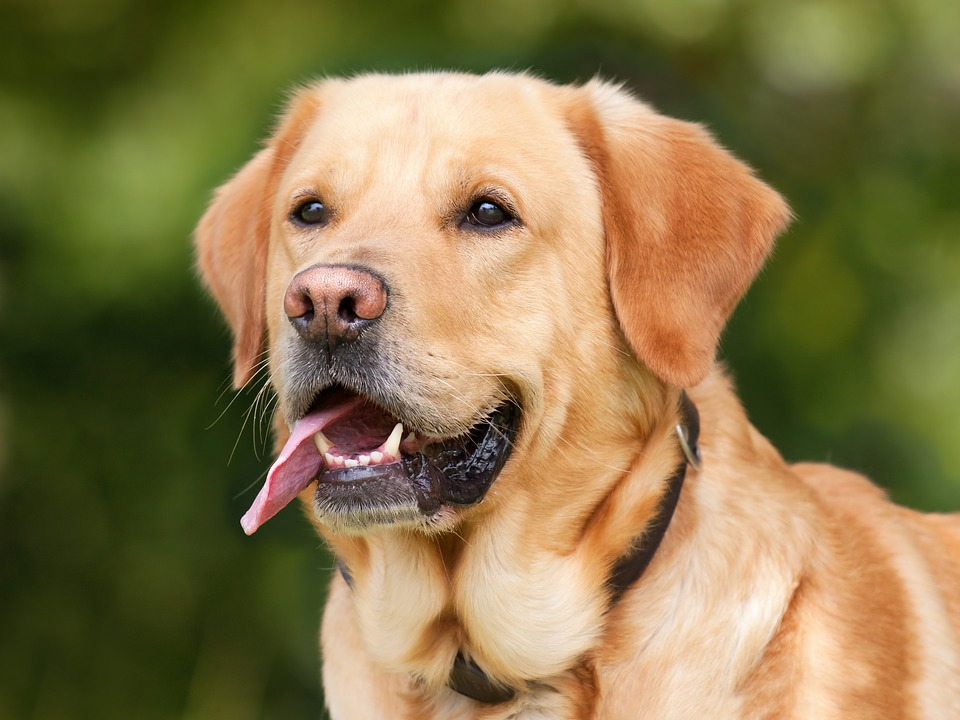
#> input picture Practice/dog.jpg, 960 x 720 px
$ python code7.py
#> lines starting #> are read from the running program, lines starting #| are printed output that depends on the picture; after the words box and inside, x2 and y2 are one past the last pixel; in counts of white or black regions, pixels touching at a corner belong together
# display equal square boxes of random color over written on an image

import cv2
import numpy as np
import random

img = cv2.imread('dog.jpg')
#> img is the input picture: shape (720, 960, 3); mean B, G, R 76.2, 119.6, 136.3
print(img.shape) #720, 960, 3
#| (720, 960, 3)
x,y,z = img.shape
#> x = 720; y = 960; z = 3
print(x)
#| 720
print(y)
#| 960
print(z)
#| 3
x1 = 0
y1 = 0
xd = int(x/7)
#> xd = 102
yd = int(y/7)
#> yd = 137
x2 = xd
#> x2 = 102
y2 = yd
#> y2 = 137


while True:
    while x2 <= x:
        while y2 <= y:
            cv2.imshow('frame',img)
            rand = np.random.randint(0,255,(3))
            img[x1:x2, y1:y2] = rand
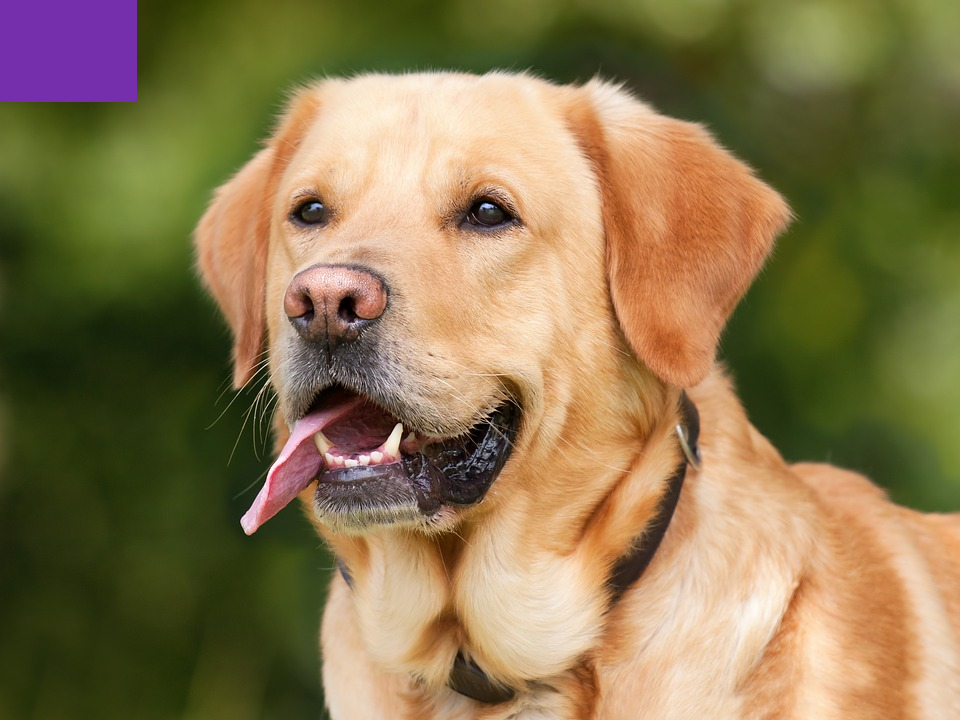
#> img: shape (720, 960, 3); 2.02% of pixels changed, all inside (x1, y1, x2, y2) = (0, 0, 137, 102)

            y1 += yd
#> y1 = 137
            y2 += yd
#> y2 = 274
        y1 = 0
        y2 = yd
#> y2 = 137
        x1 += xd
#> x1 = 102
        x2 += xd
#> x2 = 204
    if cv2.waitKey(0) & 0xFF == ord('q'):
#> (key q is pressed here)
        break
cv2.destroyAllWindows()

cv2.imshow('frame', img)
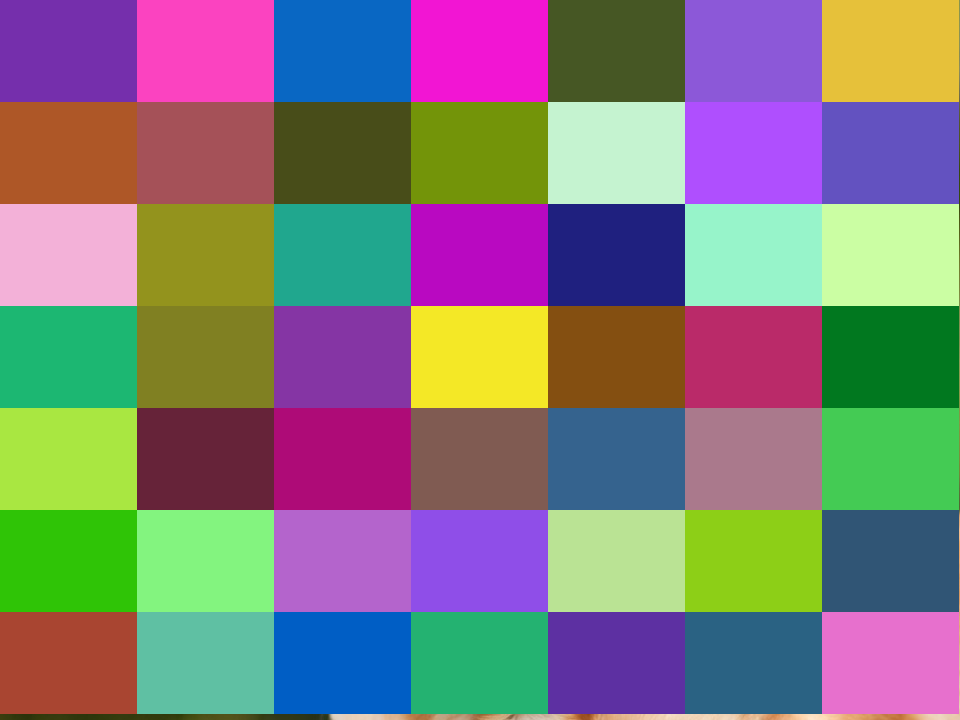
#> window 'frame': shape (720, 960, 3); mean B, G, R 122.9, 122.4, 129
cv2.waitKey(0)

$ run again, with Practice/prac1.JPG copied over Practice/dog.jpg
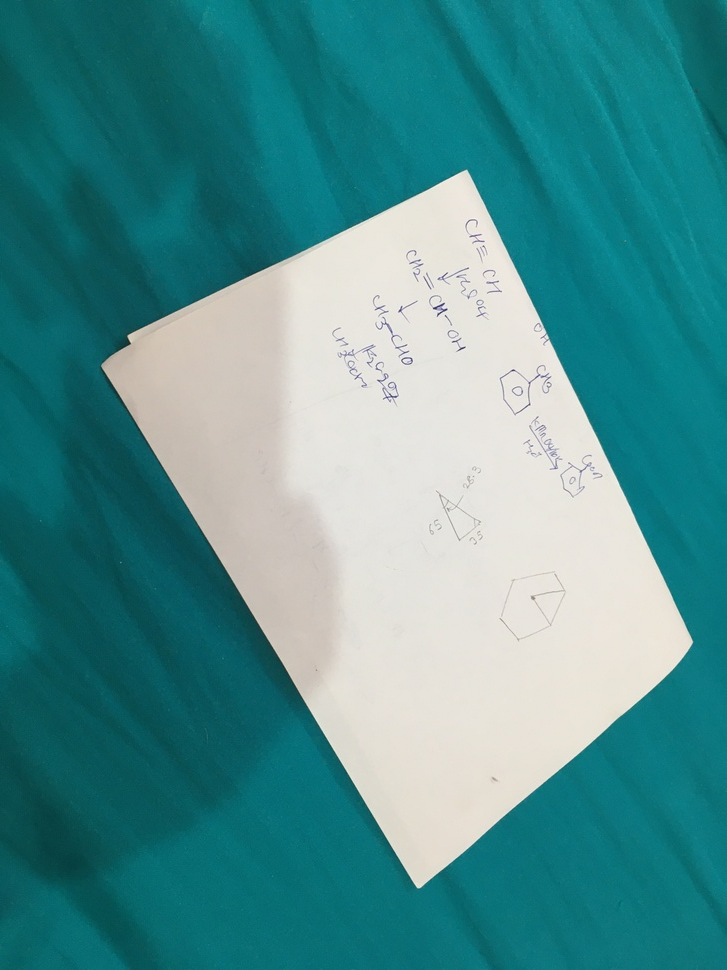
#> input picture Practice/prac1.JPG, 727 x 970 px, shrunk from 3024 x 4032 before the run
#> img is the input picture: shape (970, 727, 3); mean B, G, R 143.9, 142.7, 78
#| (970, 727, 3)
#| 970
#| 727
#| 3
#> `img[x1:x2, y1:y2] = rand`:
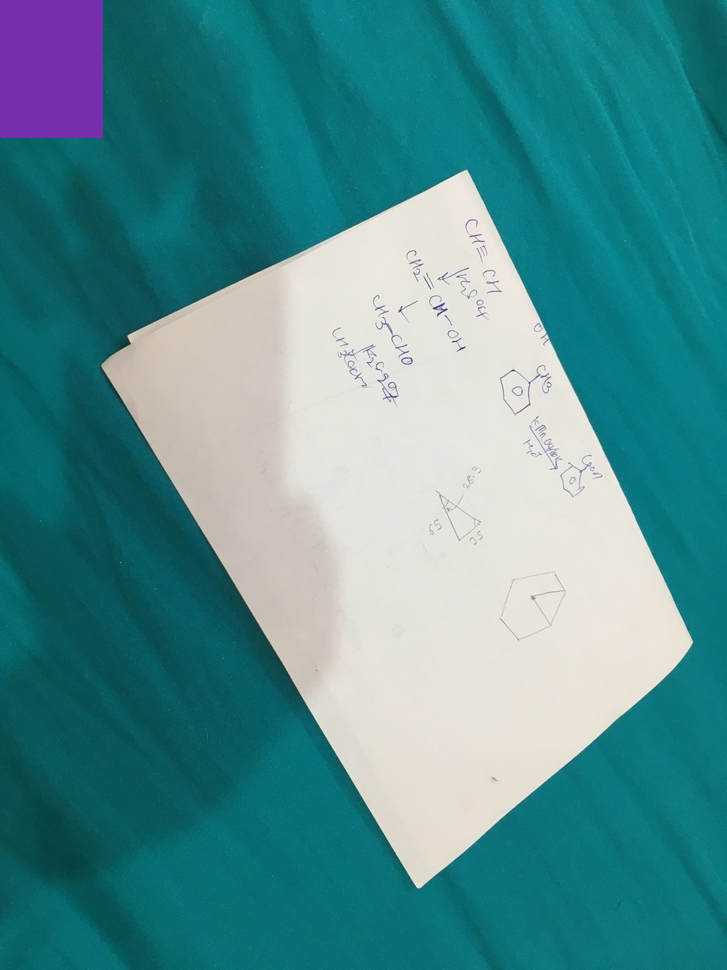
#> img: shape (970, 727, 3); 2.02% of pixels changed, all inside (x1, y1, x2, y2) = (0, 0, 103, 138)
#> `cv2.imshow('frame', img)`:
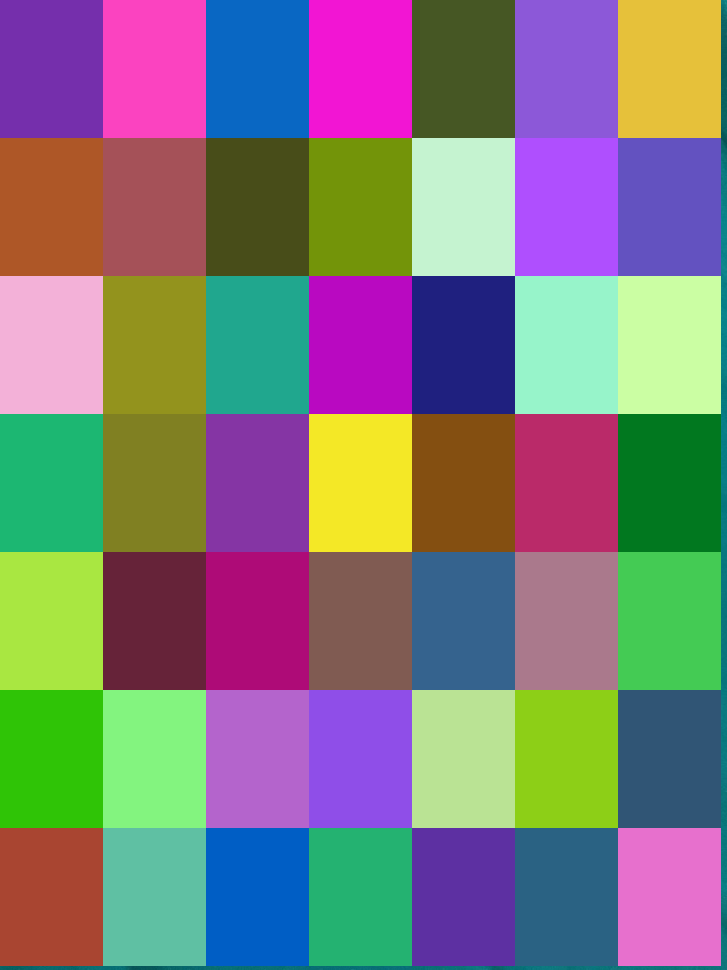
#> window 'frame': shape (970, 727, 3); mean B, G, R 123.2, 122.1, 127.2

$ run again, with Practice/b.png saved as Practice/dog.jpg
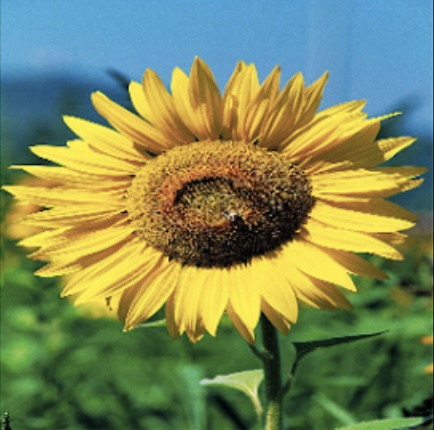
#> input picture Practice/b.png, 434 x 430 px
#> img is the input picture: shape (430, 434, 3); mean B, G, R 90.8, 135.3, 122.9
#| (430, 434, 3)
#| 430
#| 434
#| 3
#> `img[x1:x2, y1:y2] = rand`:
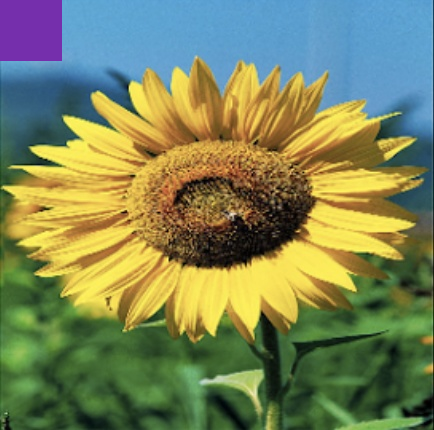
#> img: shape (430, 434, 3); 2.03% of pixels changed, all inside (x1, y1, x2, y2) = (0, 0, 62, 61)
#> `cv2.imshow('frame', img)`:
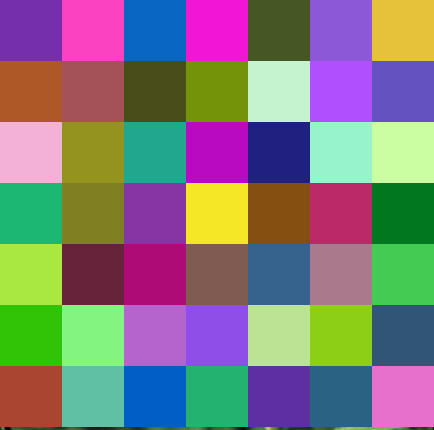
#> window 'frame': shape (430, 434, 3); mean B, G, R 122.7, 122, 128.2
